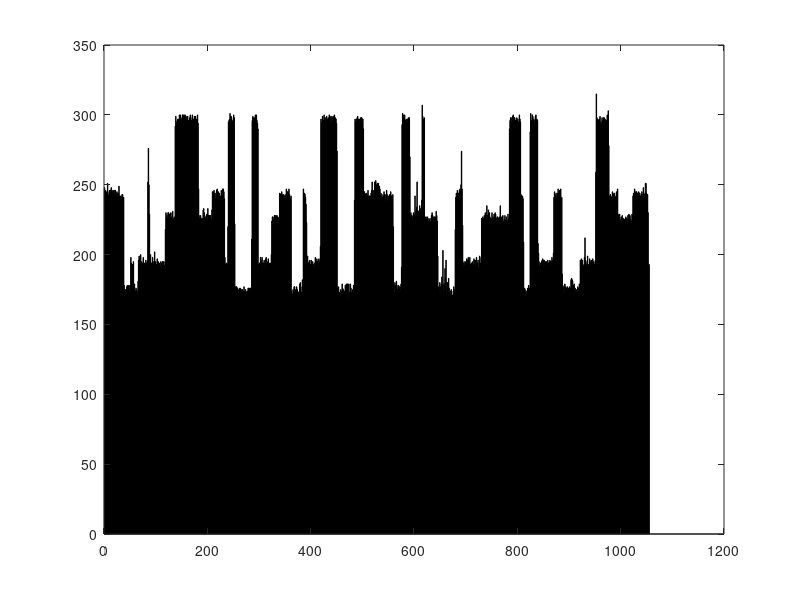

This chart was generated by the following MATLAB code: (Note: this script raises an error after producing the figure.)
%%
% Diktya 1 Doinakis Michalis 9292
% e-mail: doinakis@ece.auth.gr
%%
clc
clear
close all
%%
% Request Codes
echo = "E4511.";
ack = "Q9912,";
nack = "R1580.";
%%
% Produces graph G1 with the response times in milliseconds for a 4 minute
% experiment
%%
echoExperiment = importdata("echoExperiment.csv");
G1 = figure;
bar(echoExperiment);
g1Title = "G1: Echo Request Code: " + echo + newline + "Echo Packet experiment started: 2021-03-31 at 19:50:38 EEST" + ...
    newline + "Echo Packet experiment ended: 2021-03-31 at 19:54:38 EEST.";
title(g1Title);
ylabel("Response time (in milliseconds)");
xlabel("Packet");
saveas(G1,"G1.jpg");
%%
% Produces graph G2 with the response times in milliseconds for a 4 minute
% experiment (Automatic Repeat Request)
arqResponseTimes = importdata("arqResponseTimes.csv");
G2 = figure;
bar(arqResponseTimes);
g2Title = "G2: ACK Request Code: " + ack + "NACK Request Code: " + nack + newline + ...
    "Automatic Repeat experiment started: 2021-03-31 at 19:55:07 EEST" + newline + ...
    "Automatic Repeat Request experiment ended: 2021-03-31 at 19:59:07 EEST.";
title(g2Title);
ylabel("Response time (in milliseconds)");
xlabel("Packet");
saveas(G2,"G2.jpg");
%%
% Finds the estimation of the distribution for the repeations
ArqNumberOfNack = importdata("ArqNumberOfNack.csv");
ArqNumberOfNack = ArqNumberOfNack(ArqNumberOfNack ~=0);
timesRequested = unique(ArqNumberOfNack);
pd = fitdist(ArqNumberOfNack','Exponential');
xgrid = linspace(0,5,100)';
pdfEst = pdf(pd,xgrid);
G3 = figure;
h = histogram(ArqNumberOfNack,'Normalization','pdf');
line(xgrid+1,pdfEst);
ylim([0 1]);
xticks(1:size(timesRequested,2));
g3Title = "Distribution estimation." + newline + "G3: ACK Request Code: " + ack + "NACK Request Code: " + nack + ...
    newline + "Automatic Repeat experiment started: 2021-03-31 at 19:55:07 EEST" + newline + ...
    "Automatic Repeat Request experiment ended: 2021-03-31 at 19:59:07 EEST";
title(g3Title);
xlabel("#Repeations");
ylabel("Relative frequency of repeations");
saveas(G3,"G3.jpg");
%%
% Calculation of Bit Error Rate
% P = (1-BER)^L <=> BER = 1 - P^(1/L)
%%
ArqNumberOfNack = importdata("ArqNumberOfNack.csv");
k = 0;
L = 16 * 8;
ArqNumberOfNack = ArqNumberOfNack(ArqNumberOfNack ~=0);
timesRequested = unique(ArqNumberOfNack);

% k = 1*times(1) + 2*times(2) + ... + n*times(n)
for i= 1:size(timesRequested,2)
    if timesRequested(i) == 0
        continue;
    end
    k = k + timesRequested(i) * sum(ArqNumberOfNack == timesRequested(i));
end

P = size(ArqNumberOfNack,2)/k;
BER = 1 - P^(1/L);
%%